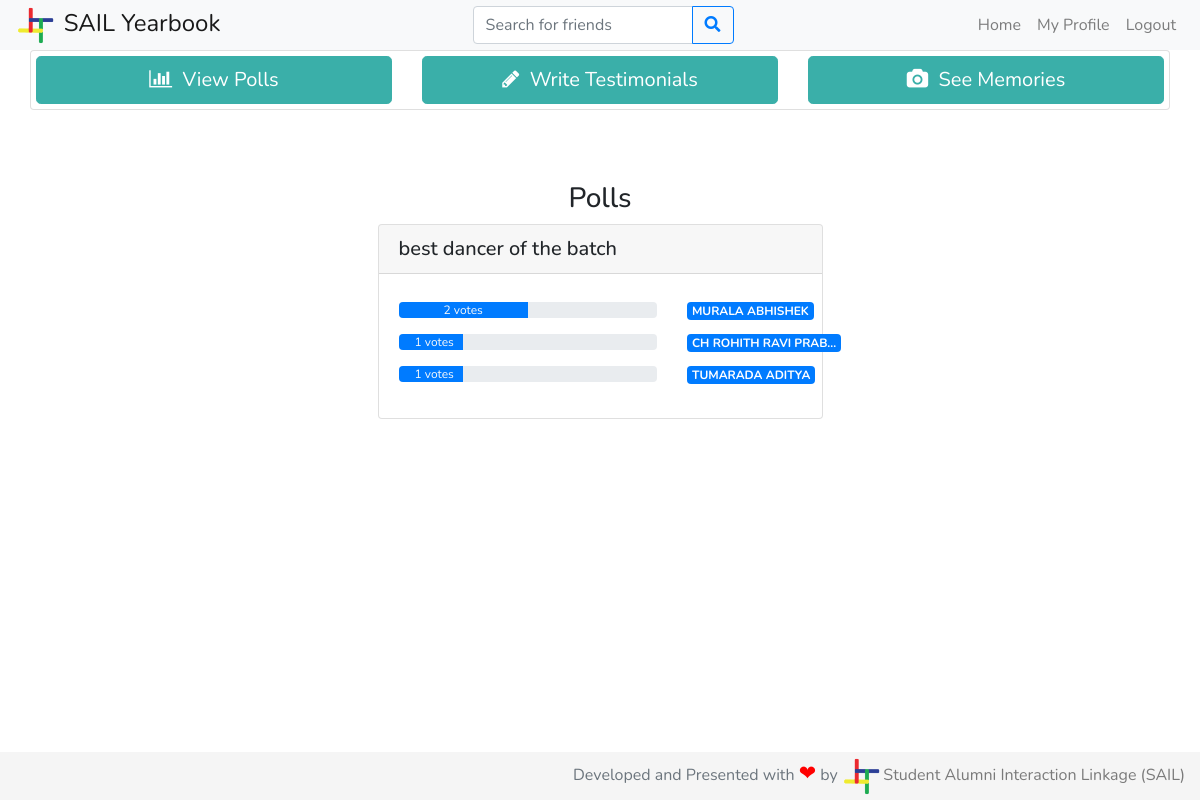
The page / (signed in) on the database as committed earlier.
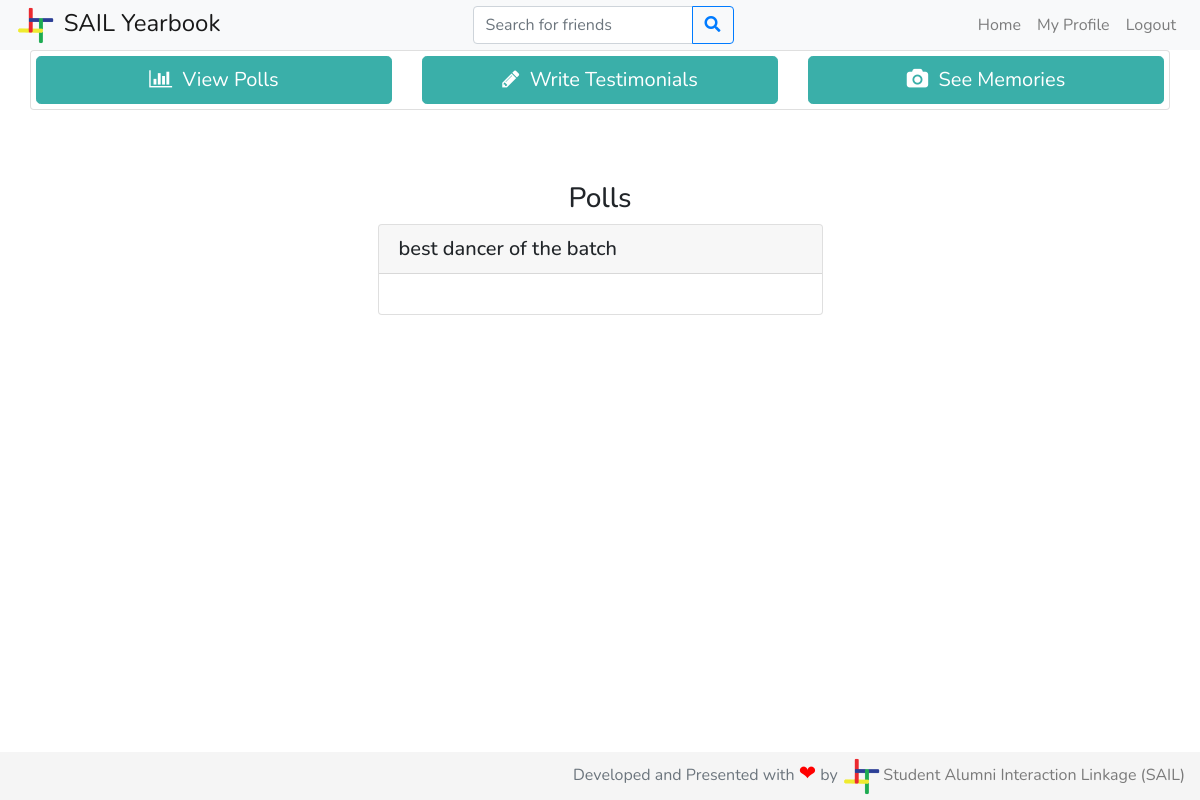
The same page on the database as committed later.
### students/models.py (models this page shows, shortened)
class PollQuestion(models.Model):
    question = models.CharField(max_length=200)

class Profile(models.Model):
    btech = '01'
    mtech = '41'
    phd = '61'
    msc = '21'
    msr = '43'
    ma = '22'
    bdes = '02'
    mdes = '42'
    error = '00'
    program_values = (
        (btech, 'BTech'),
        (mtech, 'MTech'),
        (phd, 'PhD'),
        (msc, 'MSc'),
        (msr, 'MS-R'),
        (ma, 'MA'),
        (bdes, 'BDes'),
        (mdes, 'MDes'),
        (error, 'Error')
    )
    cse = '01'
    ece = '02'
    me = '03'
    ce = '04'
    dd = '05'
    bsbe = '06'
    cl = '07'
    cst = '22'
    eee = '08'
    ma = '23'
    ph = '21'
    rt = '54'
    hss = '41'
    enc = '51'
    env = '52'
    nt = '53'
    lst = '55'
    department_values = (
        (cse, 'Computer Science & Engineering'),
        (ece, 'Electronics & Communication Engineering'),
        (me, 'Mechanical Engineering'),
        (ce, 'Civil Engineering'),
        (dd, 'Design'),
        (bsbe, 'Biosciences & Bioengineering'),
        (cl, 'Chemical Engineering'),
        (cst, 'Chemical Science & Technology'),
        (eee, 'Electronics & Electrical Engineering'),
        (ma, 'Mathematics & Computing'),
        (ph, 'Engineering Physics'),
        (rt, 'Rural Technology'),
        (hss, 'Humanities & Social Sciences'),
        (enc, 'Centre for Energy'),
        (env, 'Centre for Environment'),
        (nt, 'Centre for Nanotechnology'),
        (lst, 'Centre for Linguistic Science & Technology'),
        (error, 'Error')
    )
    profile_pic = models.ImageField(upload_to='profile_pics/', default='profile_pics/no-profile-pic.png')
    user = models.ForeignKey(User, on_delete=models.CASCADE)
    full_name = models.CharField(max_length=100)
    private = models.BooleanField(default=False)
    rollno = models.IntegerField()
    program = models.CharField(max_length=2, choices=program_values)
    department = models.CharField(max_length=3, choices=department_values)
    phone = models.IntegerField(default=+919999999999)
    alt_email = models.EmailField(max_length=300,default="not_found@gmail.com")
    bio = models.TextField(max_length=1000)
    graduating = models.BooleanField(default=False)

### students/views.py (the view, shortened to what this page needs)
# urls.py: 2. Add a URL to urlpatterns:  path('', views.home, name='home')
@login_required
def home(request):
    if request.method == 'GET':
        if request.user and not request.user.is_anonymous:
            logged_in = True
        else:
            logged_in = False
        if logged_in:
            user = User.objects.filter(username=request.user.username).first()
            poll_questions = PollQuestion.objects.all()
            polls = {}
            if user.is_superuser:
                for question in poll_questions:
                    answers = PollAnswer.objects.filter(question=question)
                    answers_count = answers.count()
                    poll_dict = {}
                    for answer in answers:
                        if answer.answer in poll_dict.keys():
                            poll_dict[answer.answer].append(answer.voted_by)
                        else:
                            poll_dict[answer.answer] = [answer.voted_by]
                    polls[(question, answers_count)] = sorted(poll_dict.items(), key=votes_sort_key, reverse=True)
                context = {
                    'polls': polls,
                    'user': user,
                    'logged_in': logged_in
                }
                return render(request, 'admin_home.html', context)
        else:
            return HttpResponseRedirect(reverse('login'))
    else:
        return error404(request)

### students/views.py (called while the page is built)
def votes_sort_key(item):
    return len(item[1])

### students/templates/admin_home.html (shortened to what this page needs)
{% extends 'base.html' %}
{% block content %}
    <div class="container-fluid">
        <div class="row mx-lg-5 mt-4">
            <div class="col-lg-3"></div>
            <div class="col-lg-6">
                <h3 class="text-center">Polls</h3>
                <div class="container">
                    {% for question, poll in polls.items %}
                        <div class="card my-2 mx-lg-3">
                            <div class="card-header">
                                <h5 class="mb-0">{{ question.0.question }}</h5>
                            </div>
                            <div class="card-body">
                                {% for votes in poll %}
                                    <div class="row my-2">
                                        <div class="col-8">
                                            <div class="progress">
                                              <div class="progress-bar poll" role="progressbar" style="width: 0" votes="{{ votes.1 | length}}" totalvotes="{{ question.1 }}"><a class="text-light nav-link" href="#" data-toggle="modal" data-target="#votes-modal-{{ question.0.id }}-{{ votes.0.id }}">{{ votes.1 | length }} votes</a></div>
                                            </div>
                                        </div>
                                        <div class="col-4">
                                            <a class="badge badge-primary align-top" href="{% url 'profile' votes.0.user.username %}">{{ votes.0.full_name | truncatechars:20 }}</a>
                                        </div>
                                    </div>
                                {% endfor %}
                            </div>
                        </div>
                    {% endfor %}
                </div>
            </div>
            <div class="col-lg-3"></div>
        </div>
    </div>
{% endblock %}

Rows that differ between the two databases and show on the page:
removed Profile: votes "2", full_name "MURALA ABHISHEK"
removed Profile: votes "1", full_name "CH ROHITH RAVI PRAB…"
removed Profile: votes "1", full_name "TUMARADA ADITYA"
